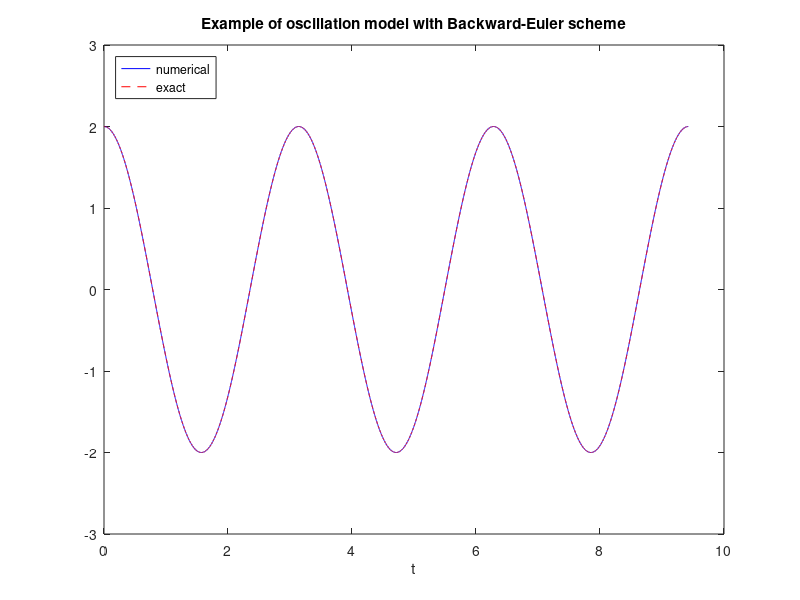

Write the MATLAB code that produced this figure.
%Quentin Gardavaud
%Exercise 4.14
%09/03/2019


%Backward-Euler scheme to solve oscillating systems
% data
omega = 2;
P = 2*pi/omega; %period of the cos
dt = P/2000; %20 time steps per period
T = 3*P; %display of 3 periods
N_t = floor(T/dt);
t = linspace(0, N_t*dt, N_t+1);

u = zeros(N_t+1, 1);
v = zeros(N_t+1, 1);

%initial conditions
X_0 = 2;
u(1) = X_0;
v(1) = 0;

%Backward Euler scheme
for n = 1:N_t
    v(n+1) = (v(n) - dt*omega^2*u(n));
    u(n+1) = u(n) + dt*v(n+1);
end

%Display of real solution versus solution obtained by Backward-Euler scheme
plot (t, u, 'b-', t , X_0*cos(omega*t), 'r--');
title ('Example of oscillation model with Backward-Euler scheme');
legend ('numerical', 'exact','Location', 'northwest');
xlabel ('t');

